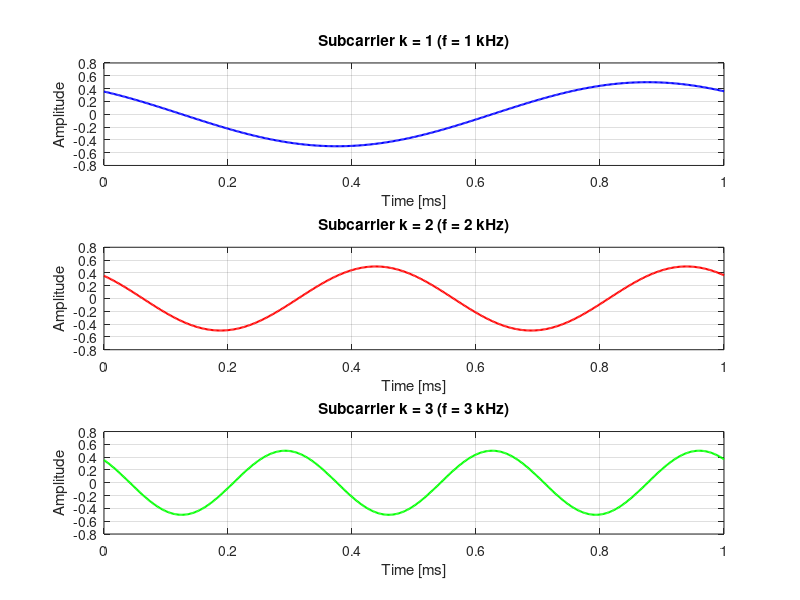

Write the MATLAB code that produced this figure. (Note: this script raises an error after producing the figure.)
% Exercise 2: OFDM - Part 1: FFT Modulator Visualization
N = 8;                  % Number of subcarriers
Delta_f = 1000;         % Spacing = 1 kHz
Ts = 1/Delta_f;         % Useful symbol duration = 1 ms
Ng = 1;                 % Guard bands (left/right)

% --- 16-QAM Constellation Generation (Unit Energy) ---
% Levels: -3, -1, +1, +3. Normalization factor: 1/sqrt(10)
qam_levels = [-3 -1 1 3] / sqrt(10);
[XI, XQ] = meshgrid(qam_levels, qam_levels);
constellation = XI + 1j*XQ;

% --- Visualization of subcarriers k=1, 2, 3 ---
% Note: k corresponds to the frequency index. k=0 is DC (Guard).
% k=1 is the first active frequency (1 kHz).
figure('Name', 'OFDM Subcarriers', 'Color', 'w');
colors = {'b', 'r', 'g'};

for k = 1:3
    % 1. Creation of the frequency vector X for a single tone
    % Set everything to 0 except for subcarrier k
    X_vec = zeros(N, 1);
    
    % Choose an arbitrary symbol (e.g., normalized 1+1j) for visualization
    symbol_to_plot = (1 + 1j) / sqrt(2); % Fixed phase for the example
    
    % In MATLAB, index 1 is DC (f=0). Therefore, frequency k is at index k+1.
    X_vec(k + 1) = symbol_to_plot;
    
    % 2. Mirroring for real signal (2N samples technique)
    % X' = [X_0 ... X_{N-1} 0 X^*_{N-1} ... X^*_1]
    % Note: The central 0 corresponds to the Nyquist frequency in the extended vector
    X_prime = [X_vec; 0; conj(flipud(X_vec(2:end)))];
    
    % 3. Conversion to time domain (IFFT)
    % N_prime = 2*N = 16
    N_prime = length(X_prime);
    
    % To obtain a smooth plot (continuous curve), we use oversampling
    % by adding zeros in the middle of the spectrum (Zero-Padding) before the IFFT.
    Oversample = 32; 
    N_plot = N_prime * Oversample;
    
    % Insertion of zeros in the middle of the spectrum (ideal interpolation)
    mid = N_prime/2 + 1;
    X_padded = [X_prime(1:mid-1); zeros(N_plot - N_prime, 1); X_prime(mid:end)];
    
    % IFFT and scaling for energy
    % The scale factor must compensate for oversampling to maintain amplitude
    x_time_smooth = ifft(X_padded, N_plot) * sqrt(N_prime) * Oversample;
    
    % Time axis
    t = linspace(0, Ts, N_plot);
    
    % 4. Plot
    subplot(3, 1, k);
    plot(t*1000, real(x_time_smooth), colors{k}, 'LineWidth', 1.5);
    grid on;
    title(['Subcarrier k = ' num2str(k) ' (f = ' num2str(k) ' kHz)']);
    xlabel('Time [ms]');
    ylabel('Amplitude');
    xlim([0 1]);
end
sgtitle('Visualization of individual OFDM subcarriers');

% Exercise 2: OFDM - Part 2: Transmitted Signal Statistics
N = 256;                % Large number of carriers
N_prime = 2 * N;        % Real IFFT size
numSymbols = 1000;      % Number of symbols for statistics
Ng = 1;                 % Guard bands

% Indices of active carriers (avoiding DC at index 1 and the edge at index N)
active_tones = (1 + Ng) : (N - Ng); 

% Storage for all time-domain samples
all_samples = [];

for s = 1:numSymbols
    % 1. Random 16-QAM symbol generation
    X_vec = zeros(N, 1);
    idx_rand = randi(numel(constellation), length(active_tones), 1);
    X_vec(active_tones) = constellation(idx_rand);
    
    % 2. Mirroring
    X_prime = [X_vec; 0; conj(flipud(X_vec(2:end)))];
    
    % 3. IFFT and Normalization
    x_sym = ifft(X_prime, N_prime) * sqrt(N_prime);
    
    % Keep the real part (imaginary part should be ~0 within rounding errors)
    all_samples = [all_samples; real(x_sym)];
end

% --- Power Verification ---
P_avg = mean(all_samples.^2);
fprintf('Measured average power: %.4f (Expected: ~1.0)\n', P_avg);

% --- Statistical Analysis ---
mu_est = mean(all_samples);
var_est = var(all_samples);

figure('Name', 'OFDM Signal Statistics');

% 1. Plot of the time-domain signal (excerpt)
subplot(2,1,1);
plot(all_samples(1:500), 'b');
title('Excerpt of the transmitted OFDM signal (Time Domain)');
xlabel('Samples'); ylabel('Amplitude');
grid on;

% 2. Histogram and Gaussian PDF
subplot(2,1,2);
% Normalized histogram as probability density
histogram(all_samples, 50, 'Normalization', 'pdf', 'FaceColor', [0.7 0.7 0.7]); 
hold on;

% Theoretical Gaussian PDF
x_range = linspace(min(all_samples), max(all_samples), 100);
pdf_gauss = (1 / sqrt(2*pi*var_est)) * exp( - (x_range - mu_est).^2 / (2*var_est) );
plot(x_range, pdf_gauss, 'r--', 'LineWidth', 2);

title(['Amplitude Histogram vs. Gaussian. Mean=' num2str(mu_est, '%.2e') ', Var=' num2str(var_est, '%.2f')]);
legend('Simulation', 'Gaussian Theory');
grid on;